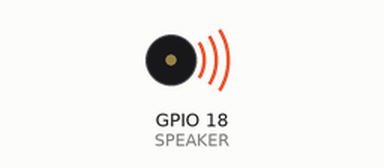
The program below on a simulated Raspberry Pi (BCM pin numbers). Shown: buzzer (waves = sounding). At 4.0 s the program stops and its outputs stay as they are.

Above: at 0.1 s.
At 4.1 s:
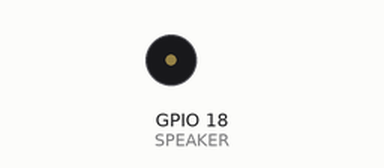
Timing chart, 0 to 5.5 s (numbered marks = the images above):
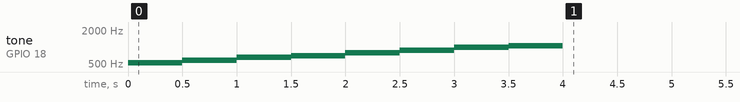

Measured:
- by itself, tone on GPIO 18 (SPEAKER): plays 523 Hz for 0.50 s, 587 Hz for 0.50 s, 659 Hz for 0.50 s, 698 Hz for 0.50 s, 783 Hz for 0.50 s, 880 Hz for 0.50 s … (8 notes in this stretch)

The program:

spkNotes.py
```python
#!/usr/bin/env python

import RPi.GPIO as GPIO
from time import sleep

GPIO.setmode(GPIO.BCM)

SPEAKER = 18
GPIO.setup(SPEAKER, GPIO.OUT)

pwmSPEAKER = GPIO.PWM(SPEAKER, 440)
pwmSPEAKER.start(50)

# Escala da 5° oitava
C = 523.25
D = 587.33
E = 659.25
F = 698.46
G = 783.99
A = 880.00
B = 987.77

C6 = 1046.50

for freq in [ C, D, E, F, G, A, B, C6 ]:
    pwmSPEAKER.ChangeFrequency(freq)
    sleep(0.5)

pwmSPEAKER.stop()
GPIO.cleanup()
exit(0)
```
